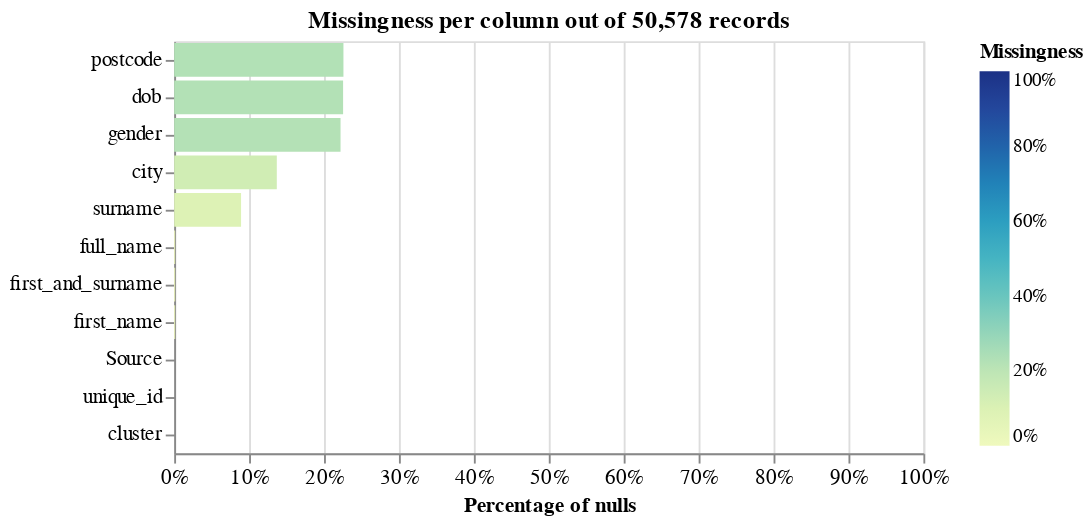

The notebook cell saved with this chart:
### Code cell
person_linker.missingness_chart()

### Figure 1 — Vega-Lite specification as saved in the notebook (floating-point values rounded to 4 significant figures)
{"config": {"view": {"continuousWidth": 400, "continuousHeight": 300}, "axis": {"labelFontSize": 11}}, "layer": [{"mark": "bar", "encoding": {"color": {"field": "null_proportion", "legend": {"format": ".0%", "offset": 30}, "scale": {"domain": [0, 1], "range": "heatmap"}, "title": "Missingness", "type": "quantitative"}, "tooltip": [{"field": "column_name", "title": "Column", "type": "nominal"}, {"field": "null_count", "format": ",.0f", "title": "Count of nulls", "type": "quantitative"}, {"field": "null_proportion", "format": ".2%", "title": "Percentage of nulls", "type": "quantitative"}, {"field": "total_record_count", "format": ",.0f", "title": "Total record count", "type": "quantitative"}], "x": {"axis": {"format": "%", "labelAlign": "center", "title": "Percentage of nulls"}, "field": "null_proportion", "scale": {"domain": [0, 1]}, "type": "quantitative"}, "y": {"axis": {"title": ""}, "field": "column_name", "sort": "-x", "type": "nominal"}}, "title": "Missingness per column out of 50,578 records"}], "data": {"values": [{"null_proportion": 0.0, "null_count": 0, "total_record_count": 50578, "column_name": "Source"}, {"null_proportion": 0.0, "null_count": 0, "total_record_count": 50578, "column_name": "unique_id"}, {"null_proportion": 0.137, "null_count": 6927, "total_record_count": 50578, "column_name": "city"}, {"null_proportion": 0.2259, "null_count": 11426, "total_record_count": 50578, "column_name": "postcode"}, {"null_proportion": 0.001325, "null_count": 67, "total_record_count": 50578, "column_name": "full_name"}, {"null_proportion": 0.001325, "null_count": 67, "total_record_count": 50578, "column_name": "first_and_surname"}, {"null_proportion": 0.001325, "null_count": 67, "total_record_count": 50578, "column_name": "first_name"}, {"null_proportion": 0.08927, "null_count": 4515, "total_record_count": 50578, "column_name": "surname"}, {"null_proportion": 0.2255, "null_count": 11403, "total_record_count": 50578, "column_name": "dob"}, {"null_proportion": 0.222, "null_count": 11230, "total_record_count": 50578, "column_name": "gender"}, {"null_proportion": 0.0, "null_count": 0, "total_record_count": 50578, "column_name": "cluster"}], "name": "data-0e7bce5a1d2f132e282789d6ef7780fe"}, "title": "", "$schema": "https://vega.github.io/schema/vega-lite/v5.9.3.json"}
